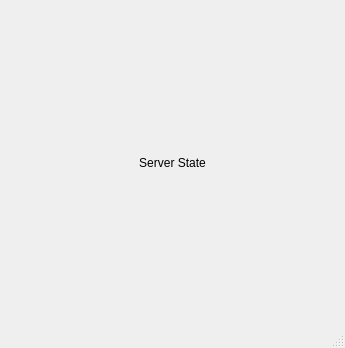
<?xml version="1.0" encoding="UTF-8"?>
<ui version="4.0">
 <class>MainWindow</class>
 <widget class="QMainWindow" name="MainWindow">
  <property name="geometry">
   <rect>
    <x>0</x>
    <y>0</y>
    <width>345</width>
    <height>348</height>
   </rect>
  </property>
  <property name="windowTitle">
   <string>MainWindow</string>
  </property>
  <widget class="QWidget" name="centralwidget">
   <property name="sizePolicy">
    <sizepolicy hsizetype="Expanding" vsizetype="Expanding">
     <horstretch>0</horstretch>
     <verstretch>0</verstretch>
    </sizepolicy>
   </property>
   <layout class="QHBoxLayout" name="horizontalLayout">
    <item>
     <widget class="QLabel" name="serverState">
      <property name="text">
       <string>Server State</string>
      </property>
      <property name="alignment">
       <set>Qt::AlignmentFlag::AlignCenter</set>
      </property>
     </widget>
    </item>
   </layout>
  </widget>
  <widget class="QMenuBar" name="menubar">
   <property name="geometry">
    <rect>
     <x>0</x>
     <y>0</y>
     <width>345</width>
     <height>37</height>
    </rect>
   </property>
  </widget>
  <widget class="QStatusBar" name="statusbar"/>
 </widget>
 <resources/>
 <connections/>
</ui>
